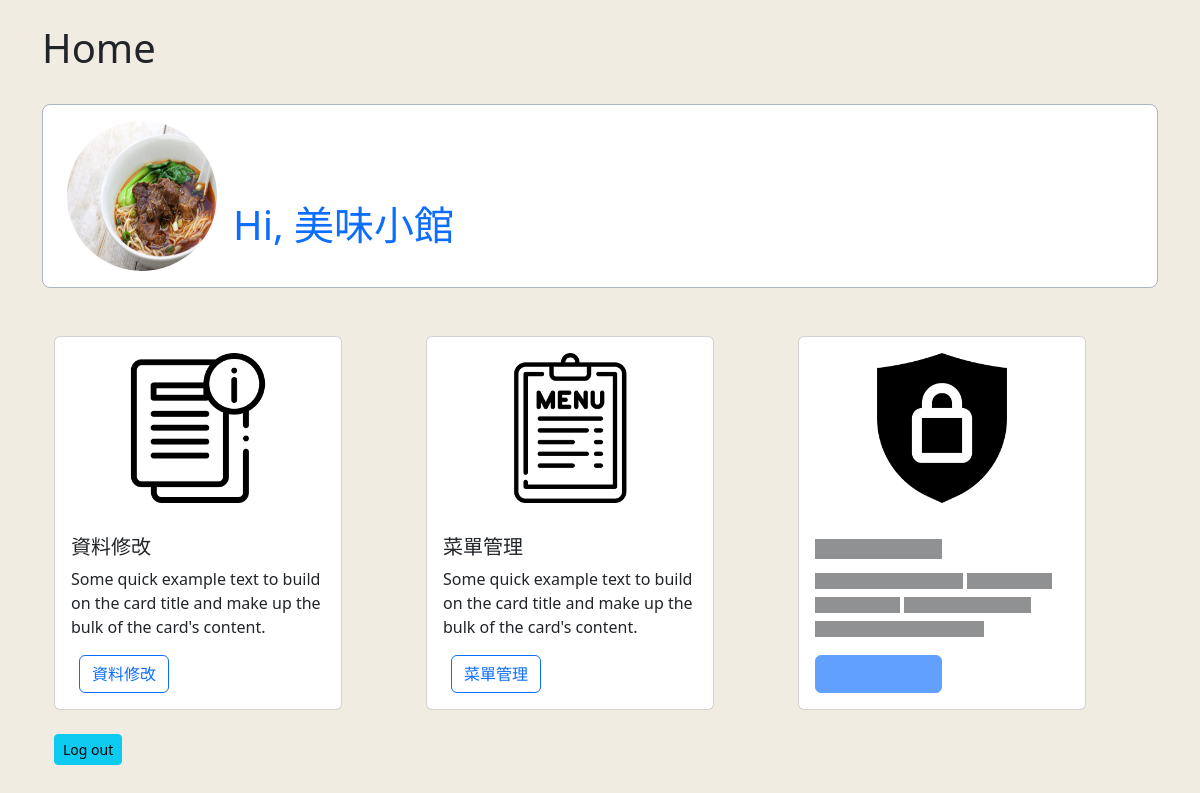
Screenshot of /restaurant/index.php (signed in) with the database file from the repository.
### tables this page shows
CREATE TABLE `restaurant_user` (
  `restaurant_id` int(11) NOT NULL,
  `restaurant_tag_id` int(11) DEFAULT NULL,
  `restaurant_name` varchar(100) NOT NULL,
  `restaurant_password_hash` varchar(255) NOT NULL,
  `restaurant_email` varchar(255) NOT NULL,
  `restaurant_phonenumber` varchar(20) NOT NULL,
  `restaurant_city` varchar(10) NOT NULL,
  `restaurant_district` varchar(10) NOT NULL,
  `restaurant_address` varchar(50) NOT NULL,
  `longitude` double NOT NULL,
  `latitude` double NOT NULL,
  `createTime` date NOT NULL DEFAULT current_timestamp(),
  `introduction` varchar(1000) NOT NULL,
  `img_file` varchar(100) NOT NULL
);

### restaurant/index.php (the view, shortened to what this page needs)
<?php
if(isset($_SESSION["user_id"])){
    $mysqli = require("./database.php");
    $sql = "SELECT * FROM `restaurant_user` WHERE `restaurant_id` = {$_SESSION["user_id"]}";
    $result = $mysqli -> query($sql);
    $user = $result -> fetch_assoc();
}
?>
<!DOCTYPE html>
<html lang="en">
<head>
    <link rel="stylesheet" href="./css/bootstrap.min.css">
    <link rel="stylesheet" href="./css/index.css">
</head>
<body>
    <div class="container">
        <div class="py-4 w-25">
            <a href="./index.php" class="text-decoration-none text-reset"><h1>Home</h1></a>
        </div>
        <?php if (isset($user)):?>
        <div class="container">
            <div class="row">
                <div class="col-12 bg-white border border-dark-subtle rounded-3 d-flex px-4 py-3 mb-5">
                    <?php if (empty($user["img_file"])):?>
                        <div class="avatarbox d-flex">
                            <?= "<img class='rounded-circle imgbox' src='./img/default.jpg' alt=''>"; ?>
                        </div>
                    <?php else: ?>
                        <div class="avatarbox d-flex">
                            <?= "<img class='rounded-circle imgbox' src='./user/{$user['img_file']}' alt=''>"; ?>
                        </div>
                    <?php endif;?>
                        <div class="fs-1 text-primary p-3 d-flex align-items-end">Hi,
                            <?= htmlspecialchars($user["restaurant_name"])?>
                        </div>
                </div>
                    <?php if(empty($user["restaurant_address"])):?>
                            <div>
                                <a class="text-danger mx-2" href="./user/userProfile.php">請繼續完善你的資料！</a>
                            </div>
                    <?php else: ?>
                        <div class="col-4">
                            <div class="card" style="width: 18rem;">
                            <img src="./img/info.png" class="imgbox m-auto my-3 " alt="...">
                                <div class="card-body">
                                    <h5 class="card-title">資料修改</h5>
                                    <p class="card-text">Some quick example text to build on the card title and make up the bulk of the card's content.</p>
                                    <a class="btn btn-outline-primary mx-2" href="./user/userProfile.php">資料修改</a>
                                </div>
                            </div>
                        </div>
                        <div class="col-4">
                            <div class="card" style="width: 18rem;">
                            <img src="./img/menu.png" class="imgbox m-auto my-3" alt="...">
                                <div class="card-body">
                                    <h5 class="card-title">菜單管理</h5>
                                    <p class="card-text">Some quick example text to build on the card title and make up the bulk of the card's content.</p>
                                    <a class="btn btn-outline-primary mx-2" href="./dishes/product.php">菜單管理</a>
                                </div>
                            </div>
                        </div>
                        <div class="col-4">
                            <div class="card" style="width: 18rem;" aria-hidden="true">
                            <img src="./img/protection.png" class="imgbox m-auto my-3" alt="...">
                                <div class="card-body">
                                    <h5 class="card-title placeholder-glow">
                                    <span class="placeholder col-6"></span>
                                    </h5>
                                    <p class="card-text placeholder-glow">
                                    <span class="placeholder col-7"></span>
                                    <span class="placeholder col-4"></span>
                                    <span class="placeholder col-4"></span>
                                    <span class="placeholder col-6"></span>
                                    <span class="placeholder col-8"></span>
                                    </p>
                                    <a class="btn btn-primary disabled placeholder col-6" aria-disabled="true"></a>
                                </div>
                            </div>
                        </div>
        </div>
                <?php endif;?>
                <div class="row">
                    <div class="col-12 mt-4">
                        <a class="btn btn-info btn-sm" href="./loginSignup/logout.php">Log out</a>
                    </div>
                </div>
                <?php else: ?>
                    <p><a href="./loginSignup/login.php">Log in</a> or <a href="./loginSignup/signUp.php"> Sign up</a></p>
                    <a href="../utilities/navbar.php">回到管理頁面</a>
                <?php endif;?>
    </div>
</body>
</html>

### restaurant/css/index.css (style rules this page uses)
.avatarbox { width: 150px; height: 150px; overflow: hidden; }
.imgbox { max-width: 150px; max-height: 150px; }
body { background-color: #f1ece2; }

### rows the page displays
restaurant_user: img_file (picture), restaurant_name "美味小館"
